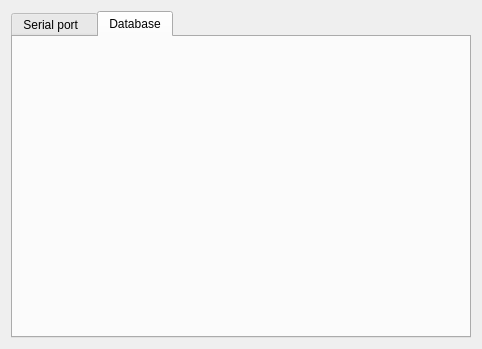
<?xml version="1.0" encoding="UTF-8"?>
<ui version="4.0">
 <class>AllSettingsDialog</class>
 <widget class="QDialog" name="AllSettingsDialog">
  <property name="geometry">
   <rect>
    <x>0</x>
    <y>0</y>
    <width>482</width>
    <height>349</height>
   </rect>
  </property>
  <property name="windowTitle">
   <string>Dialog</string>
  </property>
  <layout class="QGridLayout" name="gridLayout">
   <item row="0" column="0">
    <widget class="QTabWidget" name="tabWidget">
     <property name="currentIndex">
      <number>1</number>
     </property>
     <widget class="QWidget" name="tab">
      <attribute name="title">
       <string>Serial port  </string>
      </attribute>
     </widget>
     <widget class="QWidget" name="tab_2">
      <attribute name="title">
       <string>Database</string>
      </attribute>
     </widget>
    </widget>
   </item>
  </layout>
 </widget>
 <resources/>
 <connections/>
</ui>
